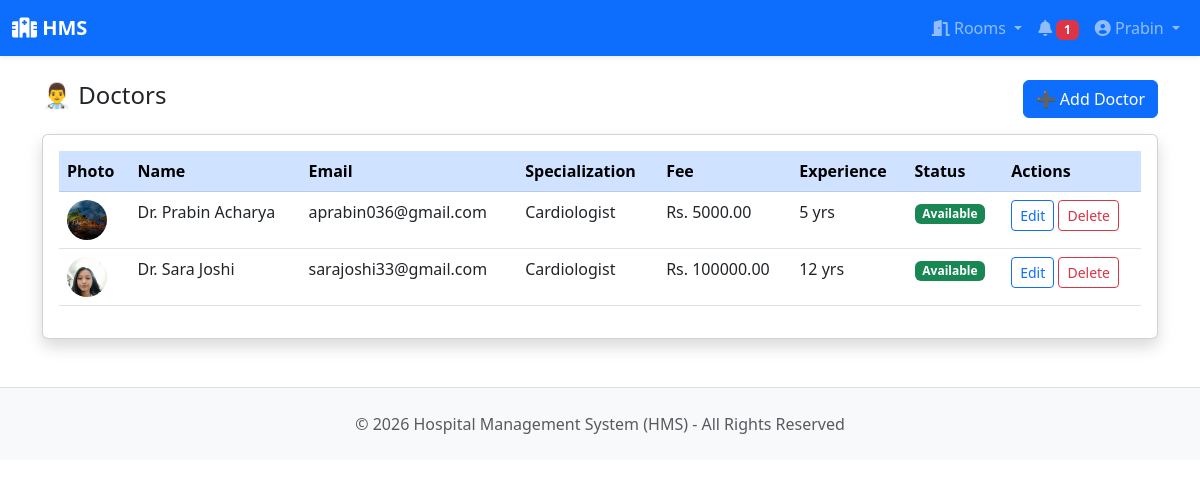
The page /clinical/doctors/ (signed in) on the database its author committed.
### users/models.py (models this page shows, shortened)
class User(AbstractBaseUser, PermissionsMixin):
    ROLE_CHOICES = [
        ('PATIENT', 'Patient'),
        ('DOCTOR', 'Doctor'),
        ('RECEPTIONIST', 'Receptionist'),
        ('LAB_TECHNICIAN', 'Lab Technician'),
        ('ADMIN', 'Super Admin'),
    ]
    email = models.EmailField(unique=True)
    username = models.CharField(max_length=50)
    role = models.CharField(max_length=20, choices=ROLE_CHOICES, default='PATIENT')
    is_active = models.BooleanField(default=False)  # False until email activated
    is_staff = models.BooleanField(default=False)
    date_joined = models.DateTimeField(auto_now_add=True)
    activation_token = models.CharField(max_length=200, blank=True, null=True)
    objects = UserManager()
    USERNAME_FIELD = 'email'
    REQUIRED_FIELDS = ['username']

### clinical/models.py (models this page shows, shortened)
class Doctor(models.Model):
    user = models.OneToOneField(User, on_delete=models.CASCADE, related_name='doctor_profile')
    specialization = models.ForeignKey(Specialization, on_delete=models.SET_NULL, null=True, related_name='doctors')
    consultation_fee = models.DecimalField(max_digits=8, decimal_places=2, default=0)
    bio = models.TextField(blank=True)
    experience_years = models.IntegerField(default=0)
    is_available = models.BooleanField(default=True)
    photo = models.ImageField(upload_to='doctors/profile/', null=True, blank=True)
    phone = models.CharField(max_length=15, blank=True)
    created_at = models.DateTimeField(auto_now_add=True)
    updated_at = models.DateTimeField(auto_now=True)
    class Meta:
        ordering = ['user__username']

class Specialization(models.Model):
    name = models.CharField(max_length=100, unique=True)
    description = models.TextField(blank=True)
    icon = models.CharField(max_length=50, blank=True, help_text="Bootstrap icon class e.g. bi-heart-pulse")
    is_active = models.BooleanField(default=True)
    created_at = models.DateTimeField(auto_now_add=True)
    def __str__(self):
        return self.name
    class Meta:
        ordering = ['name']

### clinical/views.py (the view)
# urls.py: path('doctors/', views.doctor_list_admin, name='doctor_list_admin'),
@login_required
def doctor_list_admin(request):
    if request.user.role != 'ADMIN':
        messages.error(request, 'Access denied.')
        return redirect('users:dashboard')
    doctors = Doctor.objects.select_related('user', 'specialization').all()
    return render(request, 'clinical/doctor_list_admin.html', {'doctors': doctors})

### notifications/context_processors.py (called while the page is built)
def unread_notifications(request):
    if request.user.is_authenticated:
        count = Notification.objects.filter(recipient=request.user, is_read=False).count()
        return {'unread_notification_count': count}
    return {'unread_notification_count': 0}

### templates/clinical/doctor_list_admin.html (shortened to what this page needs)
{% extends 'base.html' %}
{% block content %}
<div class="d-flex justify-content-between align-items-center mb-3">
    <h4>👨‍⚕️ Doctors</h4>
    <a href="{% url 'clinical:doctor_create' %}" class="btn btn-primary">➕ Add Doctor</a>
</div>
<div class="card shadow">
    <div class="card-body">
        <table class="table table-hover">
            <thead class="table-primary">
                <tr><th>Photo</th><th>Name</th><th>Email</th><th>Specialization</th><th>Fee</th><th>Experience</th><th>Status</th><th>Actions</th></tr>
            </thead>
            <tbody>
                {% for doctor in doctors %}
                <tr>
                    <td>
                        {% if doctor.photo %}
                            <img src="{{ doctor.photo.url }}" width="40" height="40" class="rounded-circle" style="object-fit:cover;">
                        {% else %}
                            <span class="bg-secondary rounded-circle d-inline-flex align-items-center justify-content-center text-white" style="width:40px;height:40px;">👤</span>
                        {% endif %}
                    </td>
                    <td>Dr. {{ doctor.user.username }}</td>
                    <td>{{ doctor.user.email }}</td>
                    <td>{{ doctor.specialization }}</td>
                    <td>Rs. {{ doctor.consultation_fee }}</td>
                    <td>{{ doctor.experience_years }} yrs</td>
                    <td>
                        {% if doctor.is_available %}
                            <span class="badge bg-success">Available</span>
                        {% else %}
                            <span class="badge bg-danger">Unavailable</span>
                        {% endif %}
                    </td>
                    <td>
                        <a href="{% url 'clinical:doctor_edit' doctor.pk %}" class="btn btn-sm btn-outline-primary">Edit</a>
                        <a href="{% url 'clinical:doctor_delete' doctor.pk %}" class="btn btn-sm btn-outline-danger">Delete</a>
                    </td>
                </tr>
                {% empty %}
                <tr><td colspan="8" class="text-center text-muted">No doctors added yet.</td></tr>
                {% endfor %}
            </tbody>
        </table>
    </div>
</div>
{% endblock %}

### templates/base.html (shortened to what this page needs)
<!DOCTYPE html>
<html lang="en">
<head>
    <link href="https://cdn.jsdelivr.net/npm/bootstrap@5.3.0/dist/css/bootstrap.min.css" rel="stylesheet">
    <link href="https://cdnjs.cloudflare.com/ajax/libs/font-awesome/6.0.0/css/all.min.css" rel="stylesheet">
</head>
<body>
{% if user.is_authenticated %}
<nav class="navbar navbar-expand-lg navbar-dark bg-primary sticky-top shadow-sm">
    <div class="container-fluid">
        <a class="navbar-brand fw-bold" href="{% url 'users:dashboard' %}">
            <i class="fas fa-hospital"></i> HMS
        </a>
        <div class="collapse navbar-collapse" id="navbarNav">
            <div class="navbar-nav ms-auto">
                {% if user.role == 'PATIENT' or user.role == 'DOCTOR' or user.role == 'RECEPTIONIST' or user.role == 'ADMIN' %}
                <div class="nav-item dropdown">
                    <a class="nav-link dropdown-toggle" href="#" id="roomsDropdown" role="button" data-bs-toggle="dropdown">
                        <i class="fas fa-door-open"></i> Rooms
                    </a>
                </div>
                {% endif %}
                <a class="nav-link" href="{% url 'notifications:notification_list' %}" title="Notifications">
                    <i class="fas fa-bell"></i>
                    {% if unread_notification_count > 0 %}
                        <span class="badge bg-danger">{{ unread_notification_count }}</span>
                    {% endif %}
                </a>
                <div class="nav-item dropdown">
                    <a class="nav-link dropdown-toggle" href="#" id="userDropdown" role="button" data-bs-toggle="dropdown">
                        <i class="fas fa-user-circle"></i> {{ user.first_name|default:user.username }}
                    </a>
                </div>
            </div>
        </div>
    </div>
</nav>
{% endif %}
<div class="{% if user.is_authenticated %}container{% else %}container-fluid{% endif %} mt-4">
    {% block content %}{% endblock %}
</div>
<footer class="bg-light text-muted py-4 mt-5 border-top">
    <div class="container text-center">
        <p class="mb-0">&copy; 2026 Hospital Management System (HMS) - All Rights Reserved</p>
    </div>
</footer>
<link href="https://cdnjs.cloudflare.com/ajax/libs/font-awesome/6.0.0/css/all.min.css" rel="stylesheet">
</body>
</html>

### rows shown on the page
User: first_name "Prabin"
Doctor: photo (picture), user.username "Prabin Acharya", user.email "aprabin036@gmail.com", specialization "Cardiologist", consultation_fee "5000.00", experience_years "5", is_available "Available"
Doctor: photo (picture), user.username "Sara Joshi", user.email "sarajoshi33@gmail.com", specialization "Cardiologist", consultation_fee "100000.00", experience_years "12", is_available "Available"

### other values the page prints
{{ unread_notification_count }} "1"
